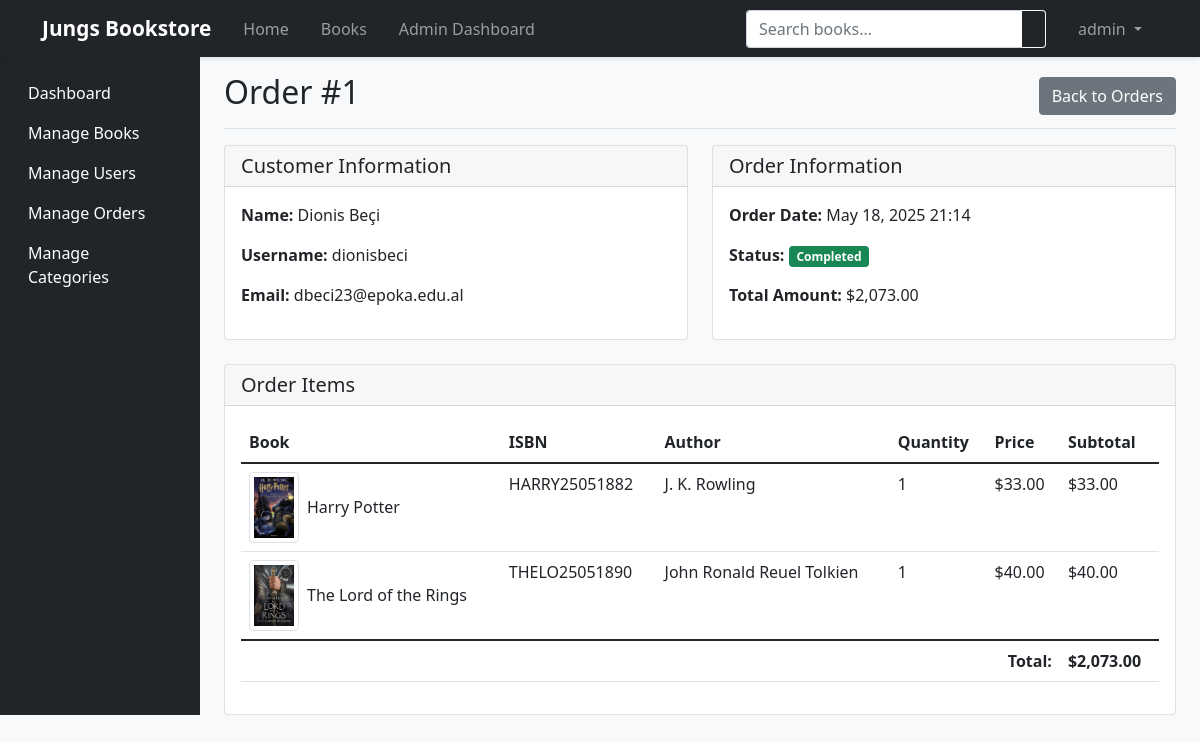
The app's page /admin/view_order.php?id=1 (signed in) with its own data.
### tables this page shows
CREATE TABLE `orders` (
  `id` int(11) NOT NULL,
  `user_id` int(11) NOT NULL,
  `total_amount` decimal(10,2) NOT NULL,
  `status` enum('pending','completed','rejected') DEFAULT 'pending',
  `order_date` timestamp NOT NULL DEFAULT current_timestamp()
);

CREATE TABLE `users` (
  `id` int(11) NOT NULL,
  `username` varchar(50) NOT NULL,
  `name` varchar(50) NOT NULL,
  `surname` varchar(50) NOT NULL,
  `email` varchar(100) NOT NULL,
  `password` varchar(255) NOT NULL,
  `user_type` enum('admin','user') DEFAULT 'user',
  `profile_picture` varchar(255) DEFAULT NULL,
  `created_at` timestamp NOT NULL DEFAULT current_timestamp()
);

CREATE TABLE `order_items` (
  `id` int(11) NOT NULL,
  `order_id` int(11) NOT NULL,
  `book_id` int(11) NOT NULL,
  `quantity` int(11) NOT NULL,
  `price_at_time` decimal(10,2) NOT NULL,
  `is_hidden` tinyint(1) DEFAULT 0
);

CREATE TABLE `books` (
  `id` int(11) NOT NULL,
  `isbn` varchar(13) NOT NULL,
  `title` varchar(255) NOT NULL,
  `author` varchar(100) NOT NULL,
  `category_id` int(11) DEFAULT NULL,
  `pages` int(11) NOT NULL,
  `cover_image` varchar(255) DEFAULT NULL,
  `price` decimal(10,2) NOT NULL,
  `stock` int(11) DEFAULT 0,
  `created_at` timestamp NOT NULL DEFAULT current_timestamp()
);

### admin/view_order.php (the view, shortened to what this page needs)
<?php
require_once '../config/database.php';
$order_id = isset($_GET['id']) ? $_GET['id'] : 0;
$sql = "SELECT o.*, u.username, u.email, u.name, u.surname
        FROM orders o
        JOIN users u ON o.user_id = u.id
        WHERE o.id = ?";
if ($stmt = mysqli_prepare($conn, $sql)) {
    mysqli_stmt_bind_param($stmt, "i", $order_id);
    mysqli_stmt_execute($stmt);
    $result = mysqli_stmt_get_result($stmt);
    $order = mysqli_fetch_assoc($result);
}
$sql = "SELECT oi.*, b.title, b.author, b.isbn, b.cover_image
        FROM order_items oi
        JOIN books b ON oi.book_id = b.id
        WHERE oi.order_id = ?";
if ($stmt = mysqli_prepare($conn, $sql)) {
    mysqli_stmt_bind_param($stmt, "i", $order_id);
    mysqli_stmt_execute($stmt);
    $order_items = mysqli_stmt_get_result($stmt);
}
?>
<!DOCTYPE html>
<html lang="en">
<head>
    <link href="https://cdn.jsdelivr.net/npm/bootstrap@5.1.3/dist/css/bootstrap.min.css" rel="stylesheet">
    <link rel="stylesheet" href="../assets/css/style.css">
</head>
<body>
    <?php include '../includes/header.php'; ?>
    <div class="container-fluid">
        <div class="row">
            <nav class="col-md-3 col-lg-2 d-md-block bg-dark sidebar collapse">
                <div class="position-sticky pt-3">
                    <ul class="nav flex-column">
                        <li class="nav-item">
                            <a class="nav-link text-white" href="dashboard.php">
                                <i class="fas fa-tachometer-alt"></i> Dashboard
                            </a>
                        </li>
                        <li class="nav-item">
                            <a class="nav-link text-white" href="books.php">
                                <i class="fas fa-book"></i> Manage Books
                            </a>
                        </li>
                        <li class="nav-item">
                            <a class="nav-link text-white" href="users.php">
                                <i class="fas fa-users"></i> Manage Users
                            </a>
                        </li>
                        <li class="nav-item">
                            <a class="nav-link active text-white" href="orders.php">
                                <i class="fas fa-shopping-cart"></i> Manage Orders
                            </a>
                        </li>
                        <li class="nav-item">
                            <a class="nav-link text-white" href="categories.php">
                                <i class="fas fa-tags"></i> Manage Categories
                            </a>
                        </li>
                    </ul>
                </div>
            </nav>
            <main class="col-md-9 ms-sm-auto col-lg-10 px-md-4">
                <div class="d-flex justify-content-between flex-wrap flex-md-nowrap align-items-center pt-3 pb-2 mb-3 border-bottom">
                    <h1 class="h2">Order #<?php echo $order_id; ?></h1>
                    <a href="orders.php" class="btn btn-secondary">Back to Orders</a>
                </div>
                <div class="row mb-4">
                    <div class="col-md-6">
                        <div class="card">
                            <div class="card-header">
                                <h5 class="mb-0">Customer Information</h5>
                            </div>
                            <div class="card-body">
                                <p><strong>Name:</strong> <?php echo htmlspecialchars($order['name'] . ' ' . $order['surname']); ?></p>
                                <p><strong>Username:</strong> <?php echo htmlspecialchars($order['username']); ?></p>
                                <p><strong>Email:</strong> <?php echo htmlspecialchars($order['email']); ?></p>
                            </div>
                        </div>
                    </div>
                    <div class="col-md-6">
                        <div class="card">
                            <div class="card-header">
                                <h5 class="mb-0">Order Information</h5>
                            </div>
                            <div class="card-body">
                                <p><strong>Order Date:</strong> <?php echo date('M d, Y H:i', strtotime($order['order_date'])); ?></p>
                                <p><strong>Status:</strong>
                                    <span class="badge bg-<?php
                                        echo $order['status'] === 'completed' ? 'success' :
                                            ($order['status'] === 'pending' ? 'warning' : 'danger');
                                    ?>">
                                        <?php echo ucfirst($order['status']); ?>
                                    </span>
                                </p>
                                <p><strong>Total Amount:</strong> $<?php echo number_format($order['total_amount'], 2); ?></p>
                            </div>
                        </div>
                    </div>
                </div>
                <div class="card">
                    <div class="card-header">
                        <h5 class="mb-0">Order Items</h5>
                    </div>
                    <div class="card-body">
                        <div class="table-responsive">
                            <table class="table">
                                <thead>
                                    <tr>
                                        <th>Book</th>
                                        <th>ISBN</th>
                                        <th>Author</th>
                                        <th>Quantity</th>
                                        <th>Price</th>
                                        <th>Subtotal</th>
                                    </tr>
                                </thead>
                                <tbody>
                                    <?php while ($item = mysqli_fetch_assoc($order_items)): ?>
                                        <tr>
                                            <td>
                                                <div class="d-flex align-items-center">
                                                    <img src="<?php echo $item['cover_image'] ? '../' . $item['cover_image'] : '../assets/images/default-book-cover.jpg'; ?>"
                                                         alt="<?php echo htmlspecialchars($item['title']); ?>"
                                                         class="img-thumbnail me-2"
                                                         style="width: 50px;">
                                                    <?php echo htmlspecialchars($item['title']); ?>
                                                </div>
                                            </td>
                                            <td><?php echo htmlspecialchars($item['isbn']); ?></td>
                                            <td><?php echo htmlspecialchars($item['author']); ?></td>
                                            <td><?php echo $item['quantity']; ?></td>
                                            <td>$<?php echo number_format($item['price_at_time'], 2); ?></td>
                                            <td>$<?php echo number_format($item['quantity'] * $item['price_at_time'], 2); ?></td>
                                        </tr>
                                    <?php endwhile; ?>
                                </tbody>
                                <tfoot>
                                    <tr>
                                        <td colspan="5" class="text-end"><strong>Total:</strong></td>
                                        <td><strong>$<?php echo number_format($order['total_amount'], 2); ?></strong></td>
                                    </tr>
                                </tfoot>
                            </table>
                        </div>
                    </div>
                </div>
            </main>
        </div>
    </div>
</body>
</html>

### assets/css/style.css (style rules this page uses)
body { min-height: 100vh; display: flex; flex-direction: column; background-color: #f8f9fa; }

### includes/header.php (style rules this page uses)
.nav-link { font-weight: 500; padding: 0.5rem 1rem !important; transition: color 0.3s ease; }

### records on screen
orders: user.surname "Dionis Beçi", user.username "dionisbeci", user.email "dbeci23@epoka.edu.al", order_date "May 18, 2025 21:14", status "Completed", total_amount "2,073.00"
order_items: book.cover_image (picture), book.title "Harry Potter", book.isbn "HARRY25051882", book.author "J. K. Rowling", quantity "1", price_at_time "33.00", $item['quantity']*$item['price_at_time'] "33.00"
order_items: book.cover_image (picture), book.title "The Lord of the Rings", book.isbn "THELO25051890", book.author "John Ronald Reuel Tolkien", quantity "1", price_at_time "40.00", $item['quantity']*$item['price_at_time'] "40.00"

### other values on screen
$_SESSION['username'] "admin"
$order_id "1"
